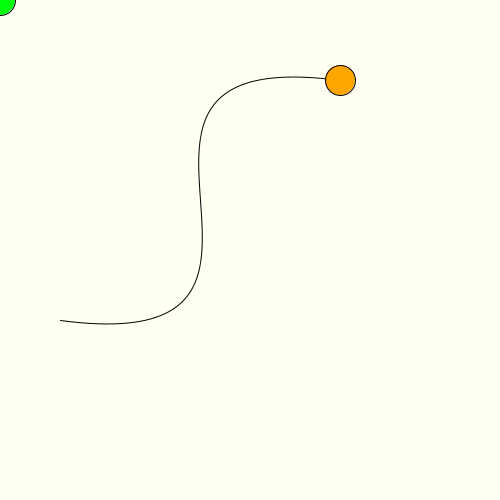
Frame 1 (no input)
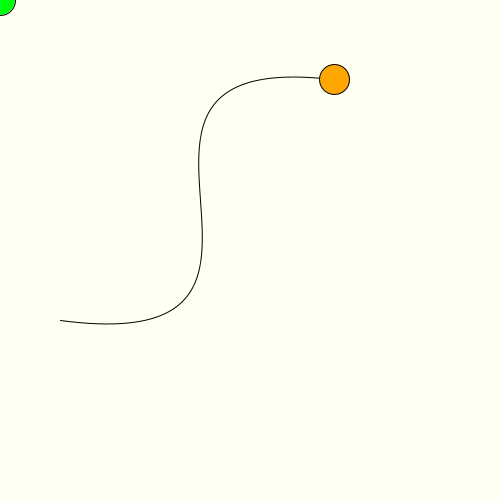
Frame 60 (the mouse pressed at the canvas centre just before this capture)
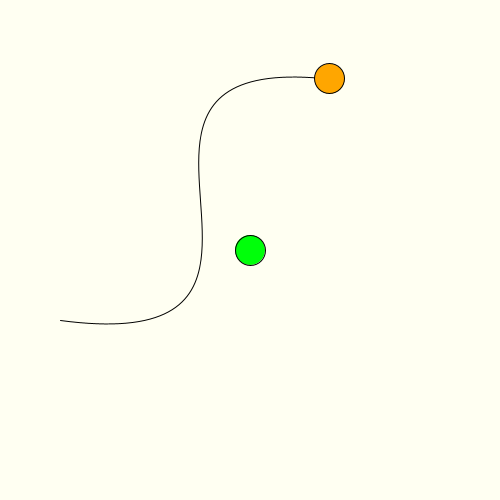
Frame 120 (the mouse held since frame 60 and released just before this capture)

The Processing sketch that drew these frames (run headless with seeded random() and noise(); from frame 60 on, the mouse is pressed at the canvas centre):

// Processing sketch: week18_8_zuma_bezier_curve_mouseC_mouseT
// ── week18_8_zuma_bezier_curve_mouseC_mouseT.pde
// week18_8_zuma_bezier_curve_mouseC_mouseT
FloatList T = new FloatList();
IntList C = new IntList();
color [] cc = {#FF0000, #FFA600, #FEFF00, #00FF0A, #0028FF}; // 5種色彩的寶石
int mouseC;
void setup(){
  size(500,500);
  mouseC = int(random(5));
  T.append(0);  // T[i] 的球，會對應 C[i] 的色彩
  C.append( int(random(5)) ); // 挑1個色彩
}
PVector p0 = new PVector(340, 80);
PVector p1 = new PVector(40, 40);
PVector p2 = new PVector(360, 360);
PVector p3 = new PVector(60, 320);
void draw(){
  background(#FFFFF2);
  noFill();
  bezier(340, 80, 40, 40, 360, 360, 60, 320);
  
  fill( cc[mouseC] );
  ellipse(mouseX, mouseY, 30, 30);
  float mouseT = myNearestBezierT(mouseX, mouseY, p0, p1, p2, p3);
  PVector mp = myBezier(mouseT, p0, p1, p2, p3);
  if(dist(mouseX, mouseY, mp.x, mp.y) < 30){
    ellipse(mp.x, mp.y, 30, 30);
  }
  
  for(int i=0; i<T.size(); i++){ //for(Float t : T){
    PVector p = myBezier(T.get(i), p0, p1, p2, p3);
    fill( cc[C.get(i)] );
    ellipse(p.x, p.y, 30, 30);
    //fill(0);
    //textSize(10);
    //text(""+i, p.x, p.y);
    //String t = nf(T.get(i),0,2);
    //text(t, p.x, p.y+30);
  }
  if(T.size()>0){
    int lastI = T.size()-1; // 整數，第i個 是最後一個 index i T[i]
    float lastT = T.get(lastI); // T[0] T[1] T[i]
    T.set(lastI, lastT+0.0001); //把最後加入的點，加大一些些 T[i] = T[i] + 0.0001
    if(lastT >= myNextT(0, p0, p1, p2, p3, 30)) {
      T.append(0); //空間夠多，就再塞一個0在最後
      C.append( int(random(5)) ); // 挑1個色彩
    }
    myMoveAll_T_Slowly();
  }
}
void myMoveAll_T_Slowly(){
  for(int i=T.size()-1-1; i>=0; i--){
    float newT = myNextT(T.get(i+1), p0, p1, p2, p3, 30);
    T.set(i, newT);
  }  
}
float myNextT(float t0, PVector p0, PVector p1, PVector p2, PVector p3, float d){
  PVector prev = myBezier(t0, p0, p1, p2, p3);
  for(float f = t0; f<=1; f+=0.001){
    PVector p = myBezier(f, p0, p1, p2, p3);
    if(dist(p.x, p.y, prev.x, prev.y) >= d){
      return f;
    }
  }
  return 1;
}
float myNearestBezierT(float x0, float y0, PVector p0, PVector p1, PVector p2, PVector p3){
  float ans = 0, minD = Float.MAX_VALUE;
  for(float t=0; t<=1; t+=0.01){
    float t1 = 1 - t;
    float x = t1*t1*t1*p0.x + 3*t1*t1*t*p1.x + 3*t1*t*t*p2.x + t*t*t*p3.x;
    float y = t1*t1*t1*p0.y + 3*t1*t1*t*p1.y + 3*t1*t*t*p2.y + t*t*t*p3.y;
    float d = dist(x, y, x0, y0);
    if(d<minD){
      minD = d;
      ans = t;
    }
  }
  return ans;
}
PVector myBezier(float t, PVector p0, PVector p1, PVector p2, PVector p3){
  float t1 = 1 - t;
  float x = t1*t1*t1*p0.x + 3*t1*t1*t*p1.x + 3*t1*t*t*p2.x + t*t*t*p3.x;
  float y = t1*t1*t1*p0.y + 3*t1*t1*t*p1.y + 3*t1*t*t*p2.y + t*t*t*p3.y;
  return new PVector(x,y);
}
